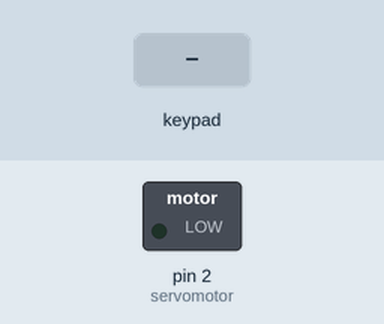
Recording of a sketch running on a simulated Arduino Uno, built with avr-gcc and run on an emulated ATmega328P. On the bench: switched loads named in the sketch (green lamp = pin HIGH). Wiring (inferred from the names in the program): 4×4 keypad with keys 1 2 3 A 4 5 6 B 7 8 9 C * 0 # D: rows pin 9, pin 10, pin 11, pin 12; columns pin 5, pin 6, pin 7, pin 8. Inputs (shaded band) come from the test bench. Pins used as bus, display or sensor lines are not drawn.

Above: at 1.2 s.
1.3 s: key '#' pressed
At 1.37 s:
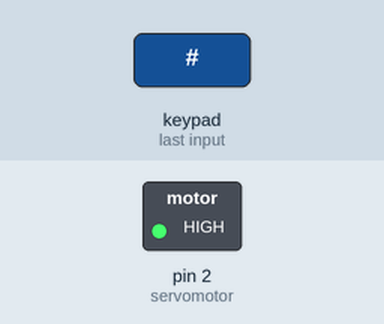
Timing chart, 0 to 4.3 s (numbered marks = the images above; inputs shaded):
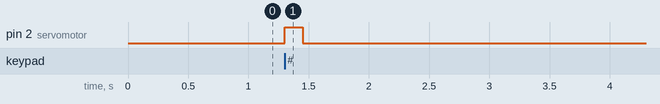

Measured:
- after the input at 1.3 s, pin 2 (servomotor): LOW → HIGH at once, → LOW 0.15 s later

The sketch:

Codigo-projeto.ino
```cpp
#define servomotor 2
char senha[2] = {'1', '2'};
char tecla[4][4] = { {'1','2','3','A'},
                     {'4','5','6','B'},
                     {'7','8','9','C'},
                     {'*','0','#','D'} };

char leTeclado(void) {
  byte lin, col;

  for (col = 0; col < 4; col++)
    digitalWrite(8 - col, HIGH);  // todas as colunas desabilitadas

  for (lin = 0; lin < 4; lin++)
    for (col = 0; col < 4; col++) {
      digitalWrite(8 - col, LOW);
      if (digitalRead(12 - lin) == LOW)
        return tecla[lin][col];
      digitalWrite(8 - col, HIGH);  // retorna o valor da tecla
    }
  return '\0';  // nenhuma tecla foi pressionada
}

void setup() {
  pinMode(12, INPUT_PULLUP);  // linha 1
  pinMode(11, INPUT_PULLUP);  // linha 2
  pinMode(10, INPUT_PULLUP);  // linha 3
  pinMode(9, INPUT_PULLUP);   // linha 4
  pinMode(8, OUTPUT);         // coluna 1
  pinMode(7, OUTPUT);         // coluna 2
  pinMode(6, OUTPUT);         // coluna 3
  pinMode(5, OUTPUT);         // coluna 4
  pinMode(servomotor, OUTPUT); // servo motor
   digitalWrite(servomotor, LOW);
  Serial.begin(9600);
}

void loop() {
  char tec = leTeclado();
  if (tec == senha[0]) {
    // Primeiro dígito correto
    // Armazenar o primeiro dígito
  } else if (tec == senha[1]) {
    // Segundo dígito correto
    // Verificar se o primeiro dígito estava correto
    // Acionar o servomotor se a senha estiver correta
    digitalWrite(servomotor,HIGH);
  } else {
    // Dígito incorreto
    // Resetar o processo de leitura de senha
    digitalWrite(servomotor, LOW);
  }
}
```
